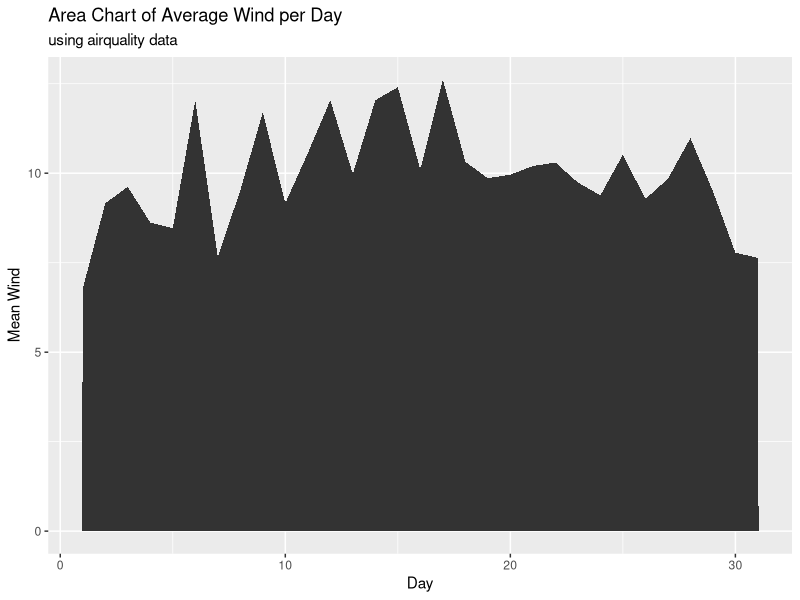

Write the R code that produced this figure.
library(dplyr)
library(ggplot2)
airquality %>% 
  group_by(Day) %>% 
  summarise(mean_wind = mean(Wind)) %>% 
  ggplot() + 
  geom_area(aes(x = Day, y = mean_wind)) + 
  labs(title = "Area Chart of Average Wind per Day",
       subtitle = "using airquality data",
       y = "Mean Wind")